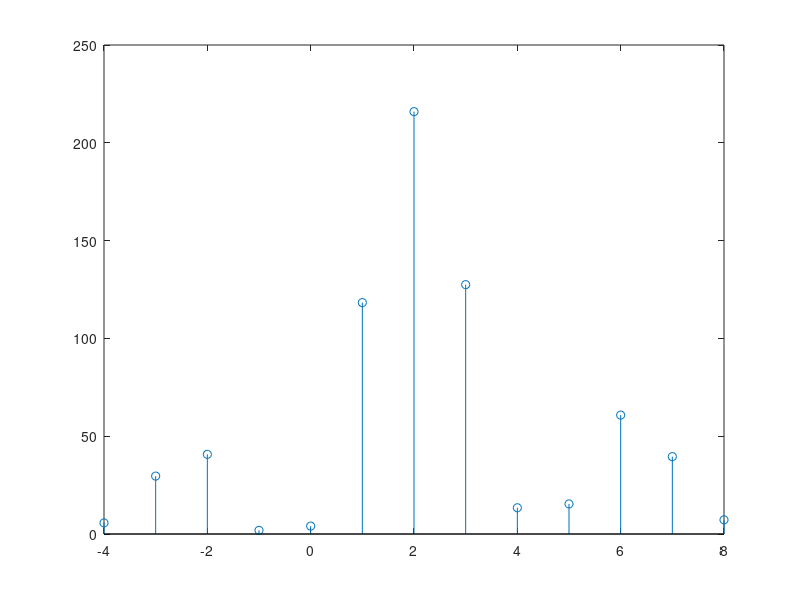

The MATLAB source for this figure:
clc; clear all; close all;
x = [3, 11, 7, 0, -1, 4, 2];
nx = -3:3;
ny = nx +2; %shifted x by 2 to left


w = randn(1,length(x));
y  = x + w;

lowerLimit = ny(1)+nx(1);
upperLimit = nx(length(x)) +ny(length(x));

n = lowerLimit:upperLimit;


cross_corr = xcorr(x, y);

stem(n, cross_corr);

